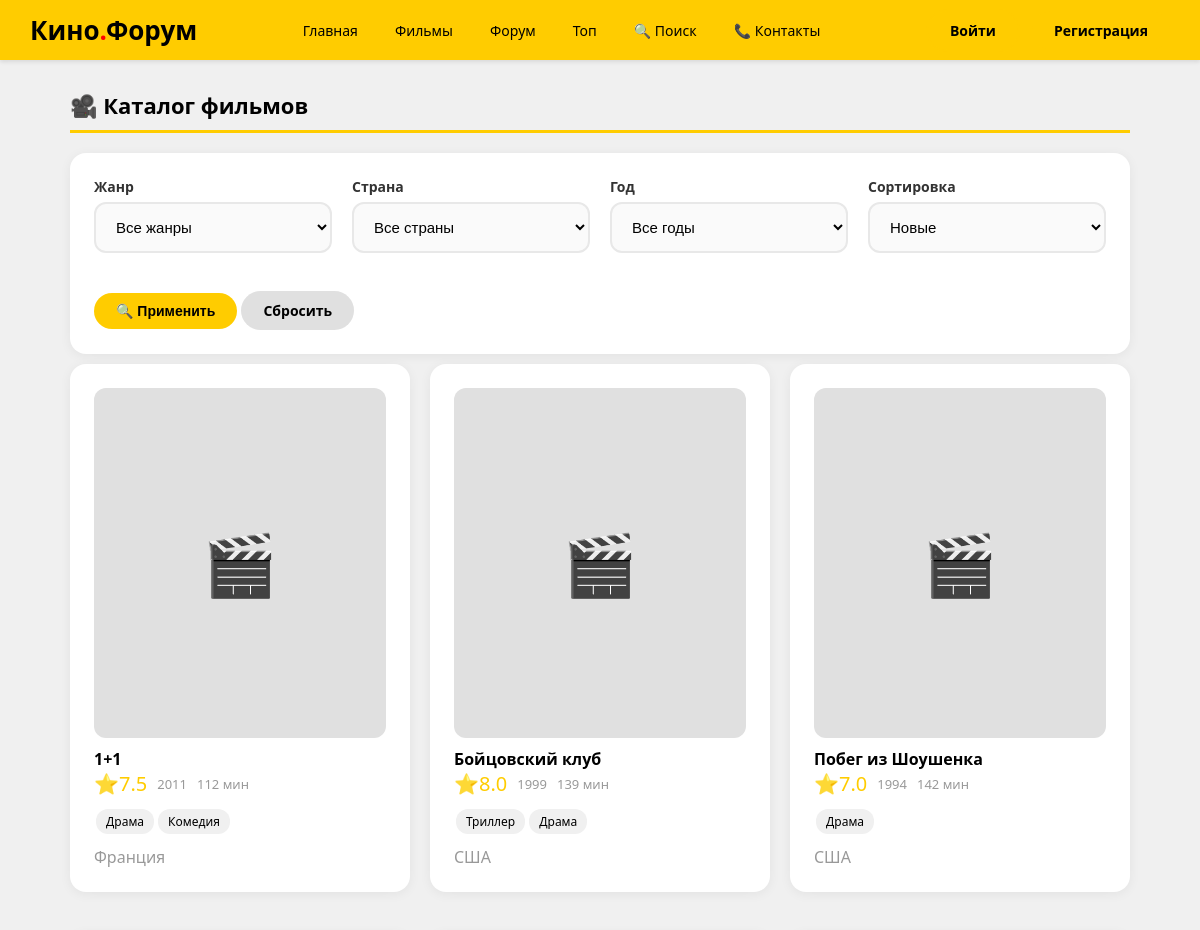
/films (upper part), run on an earlier commit of the app's database.
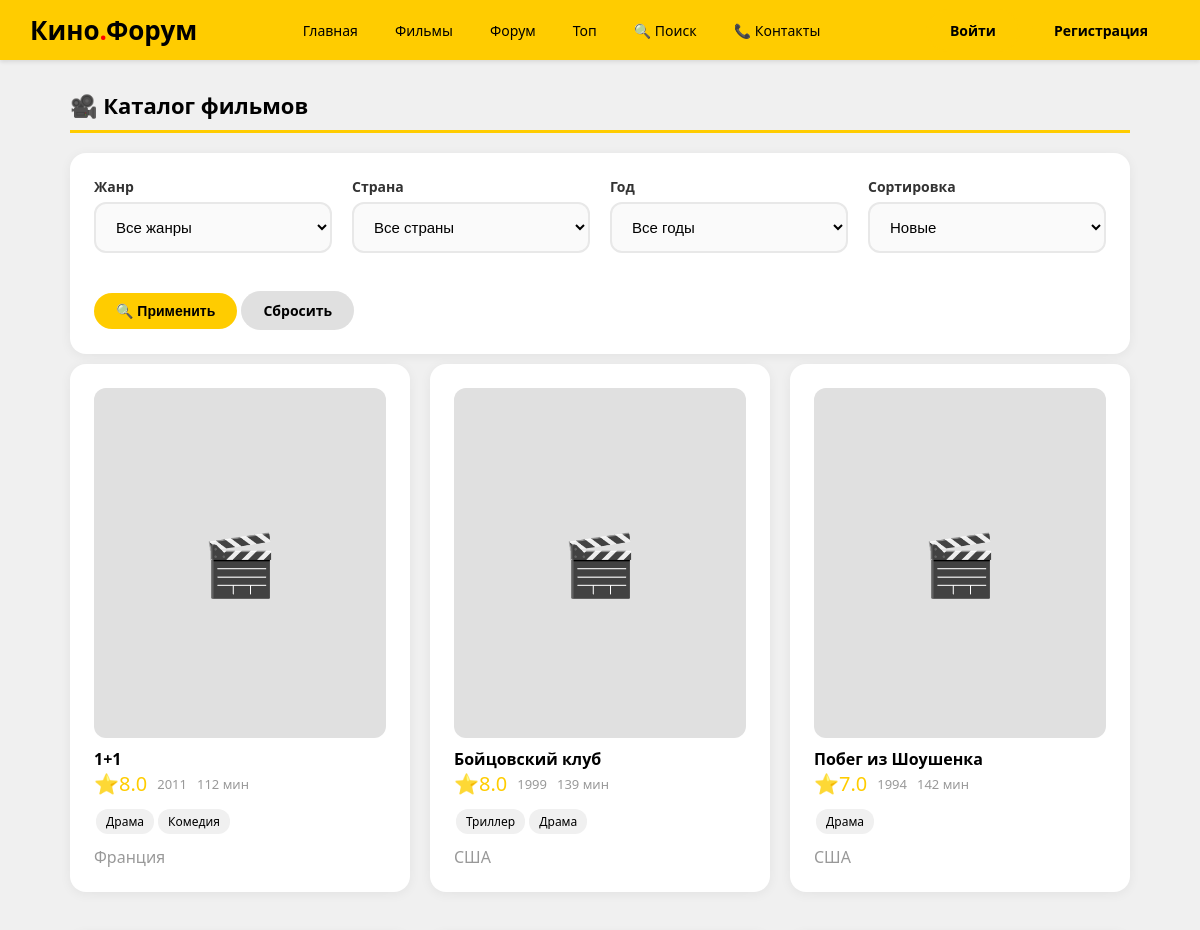
And on a later commit of the database.
### data/film.py (models this page shows)
class Film(SqlAlchemyBase):
    __tablename__ = 'films'
    id = sqlalchemy.Column(sqlalchemy.Integer, primary_key=True, autoincrement=True)
    title = sqlalchemy.Column(sqlalchemy.String(200), nullable=False)
    director = sqlalchemy.Column(sqlalchemy.String(200))
    year = sqlalchemy.Column(sqlalchemy.Integer)
    genre = sqlalchemy.Column(sqlalchemy.String(500))
    country = sqlalchemy.Column(sqlalchemy.String(200))
    duration = sqlalchemy.Column(sqlalchemy.Integer)
    description = sqlalchemy.Column(sqlalchemy.Text)
    rating = sqlalchemy.Column(sqlalchemy.Float, default=0.0)
    review_count = sqlalchemy.Column(sqlalchemy.Integer, default=0)
    created_date = sqlalchemy.Column(sqlalchemy.DateTime, default=datetime.datetime.now)
    user_id = sqlalchemy.Column(sqlalchemy.Integer, sqlalchemy.ForeignKey("users.id"))
    user = orm.relationship("User", back_populates='films')
    reviews = orm.relationship("Review", back_populates='film')

### main.py (the view)
@app.route('/films')
def films():
    db_sess = db_session.create_session()
    genre_filter = request.args.get('genre', '')
    country_filter = request.args.get('country', '')
    year_filter = request.args.get('year', '')
    sort_by = request.args.get('sort', 'newest')
    query = db_sess.query(Film)
    if genre_filter:
        query = query.filter(Film.genre.contains(genre_filter))
    if country_filter:
        query = query.filter(Film.country.contains(country_filter))
    if year_filter:
        query = query.filter(Film.year == int(year_filter))
    if sort_by == 'rating':
        query = query.order_by(Film.rating.desc())
    elif sort_by == 'title':
        query = query.order_by(Film.title)
    else:
        query = query.order_by(Film.created_date.desc())
    films = query.all()
    return render_template('films.html', films=films, GENRES=GENRES, COUNTRIES=COUNTRIES, YEARS=YEARS, current_genre=genre_filter, current_country=country_filter, current_year=year_filter, current_sort=sort_by, STYLE=STYLE, get_header=get_header)

### data/db_session.py (called while the page is built)
def create_session() -> Session:
    global __factory
    return __factory()

### templates/films.html (shortened to what this page needs)
{% extends "base.html" %}
{% block content %}
<h1 class="ya-section-title">🎥 Каталог фильмов</h1>
<div class="ya-card ya-mb">
    <form method="GET" class="ya-grid ya-grid-4">
        <div class="ya-input-group">
            <label>Жанр</label>
            <select name="genre" class="ya-input">
                <option value="">Все жанры</option>
            </select>
        </div>
        <div class="ya-input-group">
            <label>Страна</label>
            <select name="country" class="ya-input">
                <option value="">Все страны</option>
            </select>
        </div>
        <div class="ya-input-group">
            <label>Год</label>
            <select name="year" class="ya-input">
                <option value="">Все годы</option>
            </select>
        </div>
        <div class="ya-input-group">
            <label>Сортировка</label>
            <select name="sort" class="ya-input">
                <option value="newest" {% if current_sort == 'newest' %}selected{% endif %}>Новые</option>
            </select>
        </div>
        <div style="grid-column:1/-1">
            <button type="submit" class="ya-btn ya-btn-yellow">🔍 Применить</button>
            <a href="/films" class="ya-btn ya-btn-gray">Сбросить</a>
        </div>
    </form>
</div>
<div class="ya-grid ya-grid-3">
    {% for film in films %}
        <a href="/film/{{ film.id }}" style="text-decoration:none;color:#000">
            <div class="ya-card">
                <div class="ya-film-poster">🎬</div>
                <h4 class="ya-mt">{{ film.title }}</h4>
                <div class="ya-flex ya-mb">
                    <span class="ya-rating">⭐{{ "%.1f"|format(film.rating) }}</span>
                    <span class="ya-text-muted ya-text-sm">{{ film.year }}</span>
                    <span class="ya-text-muted ya-text-sm">{{ film.duration }} мин</span>
                </div>
                <div>{% for g in film.genre.split(',')[:3] %}<span class="ya-tag">{{ g.strip() }}</span>{% endfor %}</div>
                <p class="ya-text-muted ya-mt">{{ film.country }}</p>
            </div>
        </a>
    {% endfor %}
</div>
{% endblock %}

What changed in the data, as far as the page shows it:
changed Film "Франция": rating "7.5" → "8.0"
